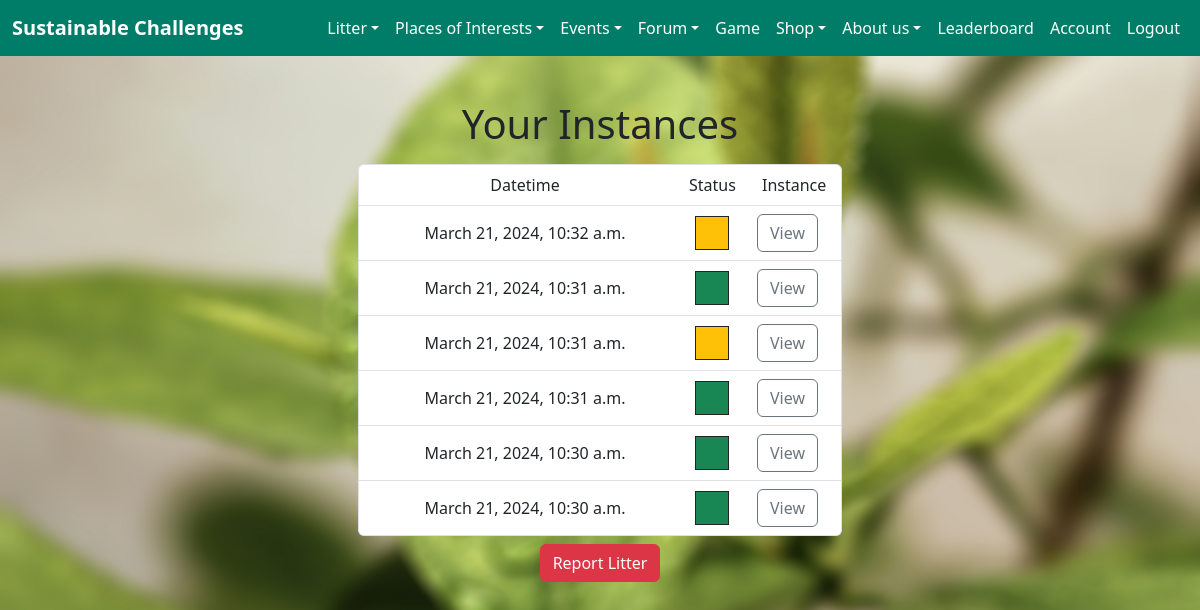
/litter/your-instances/ (signed in), run on the app's committed database.
### litter/models.py (models this page shows, shortened)
class LitterInstance(models.Model):
    user = models.ForeignKey(User, on_delete=models.CASCADE, verbose_name="User")
    lat = models.DecimalField("Latitude", default=0, decimal_places=7, max_digits=10)
    lon = models.DecimalField("Longitude", default=0, decimal_places=7, max_digits=10)
    img = models.ImageField("Image", null=True, blank=True, upload_to='images/litter/')
    datetime = models.DateTimeField("Date submitted")
    approved = models.IntegerField("Approval status", default=0)

### litter/views.py (the view)
# urls.py: path("your-instances/", views.your_instances, name="your instances"),
@login_required
def your_instances(request: HttpRequest) -> HttpResponse:
    instance_list = LitterInstance.objects.filter(user_id=request.user.id).order_by("-datetime")
    return render(request, "litter/your-instances.html", {"instance_list": instance_list, 'is_staff': request.user.is_staff})

### litter/templates/litter/your-instances.html
{%  extends "base.html" %}
{% block content %}
{% if instance_list %}
    <div class="row">
        <div class="col col-sm-12 text-center "><h1>Your Instances</h1></div>
    </div>
    <div class="row justify-content-md-center">
        <ul class="col col-sm-12 list-group p-2 col-lg-5">
            <li class="list-group-item">
                <div class="container-fluid">
                    <div class="row">
                        <div class="col col-sm-9 col-md-8 text-center">Datetime</div>
                        <div class="col col-sm-2 col-md-2 text-center">Status</div>
                        <div class="col col-sm-1 col-md-2 text-center">Instance</div>
                    </div>
                </div>
            </li>
            {% for instance in instance_list %}
                <li class="list-group-item">
                    <div class="container-fluid">
                        <div class="row">
                            <div class="col col-sm-9 col-md-8 text-center d-flex align-items-center justify-content-center">{{instance.datetime}}</div>
                            <div class="col col-sm-2 col-md-2 text-center d-flex align-items-center justify-content-center">
                                {% if instance.approved == 0 %}
                                    <span class="border border-dark py-3 px-3 bg-warning"></span>
                                {% elif instance.approved == 1 %}
                                    <span class="border border-dark py-3 px-3 bg-success"></span>
                                {% elif instance.approved == 2 %}
                                    <span class="border border-dark py-3 px-3 bg-danger"></span>
                                {% endif %}
                            </div>
                            <div class="col col-sm-1 col-md-2 text-center d-flex align-items-center justify-content-center"><a role="button" class="btn btn-outline-secondary" href="{% url 'litter:instance' instance.id %}">View</a></div>
                        </div>
                    </div>
                </li>
            {% endfor %}
        </ul>
    </div>
{% else %}
    <p>No instances are available.</p>
{% endif %}
<div class="row">
    <div class="col col-sm-12 text-center d-column">
        <a role="button" class="btn btn-danger" href="{% url 'litter:report' %}">Report Litter</a>
    </div>
</div>
{% endblock %}

### home/static/style.css (style rules this page uses)
body { background-image: url(./melanfolia-HSr_FUzDH2w-unsplash-blur.jpg); width: 100%; height: 100%; background-size: cover; background-repeat: no-repeat; background-attachment: fixed; position: absolute; background-position-y: center; background-position-x: center; }

### data on the page
LitterInstance: datetime "March 21, 2024, 10:32 a.m.", approved 0 (drawn)
LitterInstance: datetime "March 21, 2024, 10:31 a.m.", approved 1 (drawn)
LitterInstance: datetime "March 21, 2024, 10:31 a.m.", approved 0 (drawn)
LitterInstance: datetime "March 21, 2024, 10:31 a.m.", approved 1 (drawn)
LitterInstance: datetime "March 21, 2024, 10:30 a.m.", approved 1 (drawn)
LitterInstance: datetime "March 21, 2024, 10:30 a.m.", approved 1 (drawn)
